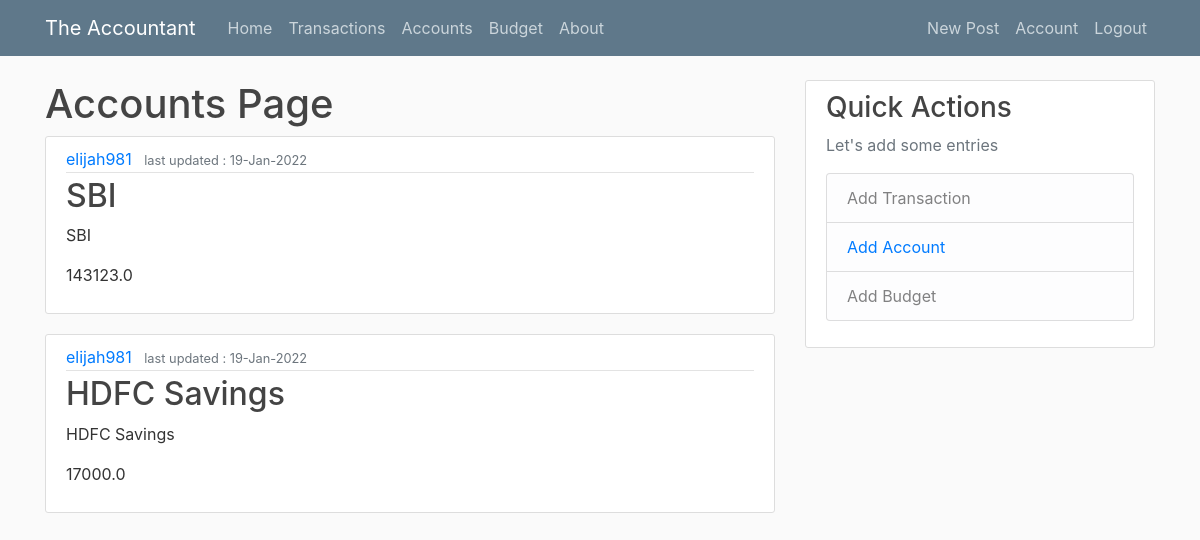
Screenshot of /accounts (signed in) with the database file from the repository.
### website/models.py (models this page shows, shortened)
class User(db.Model, UserMixin):
    id = db.Column(db.Integer, primary_key=True)
    username = db.Column(db.String(20), unique=True, nullable=False)
    email = db.Column(db.String(120), unique=True, nullable=False)
    image_file = db.Column(db.String(20), nullable=False, default="default.jpg")
    password = db.Column(db.String(60), nullable=False)
    posts = db.relationship("Post", backref="author", lazy=True)  # to be removed
    accounts = db.relationship("Account", backref="acc_holder", lazy=True)

class Account(db.Model):
    id = db.Column(db.Integer, primary_key=True)
    name = db.Column(db.String(100), nullable=False)
    type = db.Column(db.String(100), nullable=False)
    bank = db.Column(db.String(100), nullable=False)
    acc_num = db.Column(db.String(100), nullable=True)
    credit_card = db.Column(db.Boolean, nullable=False)
    investment = db.Column(db.Boolean, nullable=False)
    amount = db.Column(db.Float, nullable=False)
    date = db.Column(db.DateTime, nullable=False, default=datetime.utcnow)
    user_id = db.Column(db.Integer, db.ForeignKey("user.id"), nullable=False)

### website/routes.py (the view)
@app.route("/accounts")
def accounts():
    accs = Account.query.filter_by(user_id=current_user.id).all()
    return render_template("accounts.html", accounts=accs, user=current_user)

### website/models.py (called while the page is built)
@login_manager.user_loader
def load_user(user_id):
    return User.query.get(int(user_id))

### website/templates/accounts.html
{% extends "layout.html" %}
{% block content %}
<h1>Accounts Page</h1>
{% for account in accounts %}
<article class="media content-section">
    <div class="media-body">
        <div class="article-metadata">
            <a class="mr-2" href="{{ url_for('home', username=user.username) }}">{{ user.username
                }}</a>
            <small class="text-muted">last updated : {{ account.date.strftime('%d-%b-%Y') }}</small>
        </div>
        <h2><a class="article-title" href="{{ url_for('accounts', account_id=account.id) }}">{{ account.name }}</a></h2>
        <p class="article-content">{{ account.name }}</p>
        <p class="article-content">{{ account.amount }}</p>
    </div>
</article>
{% endfor %}
{% endblock content %}

### website/static/main.css (style rules this page uses)
body { background: #fafafa; color: #333333; margin-top: 5rem; }
h1, h2, h3, h4, h5, h6 { color: #444444; }
.content-section { background: #ffffff; padding: 10px 20px; border: 1px solid #dddddd; border-radius: 3px; margin-bottom: 20px; }
.article-title { color: #444444; }
.article-content { white-space: pre-line; }
.article-metadata { padding-bottom: 1px; margin-bottom: 4px; border-bottom: 1px solid #e3e3e3 }

### rows the page displays
Account: date "19-Jan-2022", name "SBI", amount "143123.0"
User: username "elijah981"
Account: date "19-Jan-2022", name "HDFC Savings", amount "17000.0"
